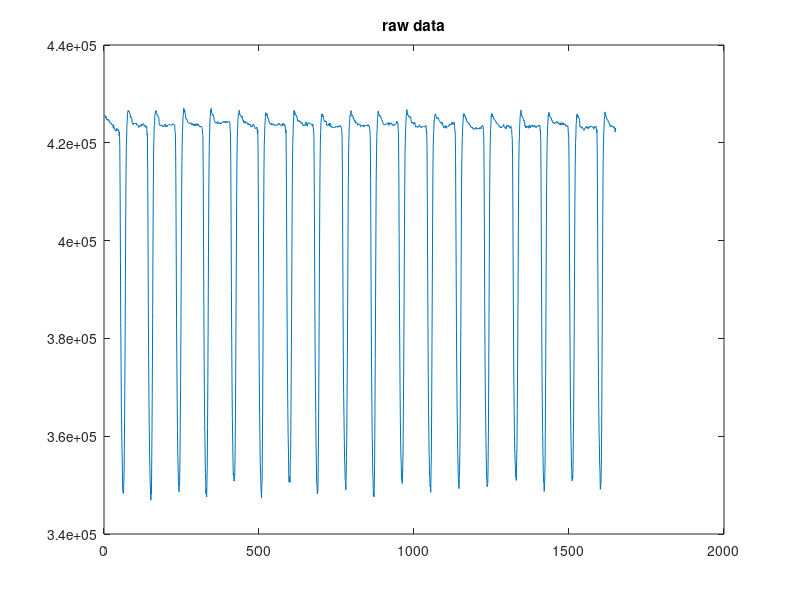
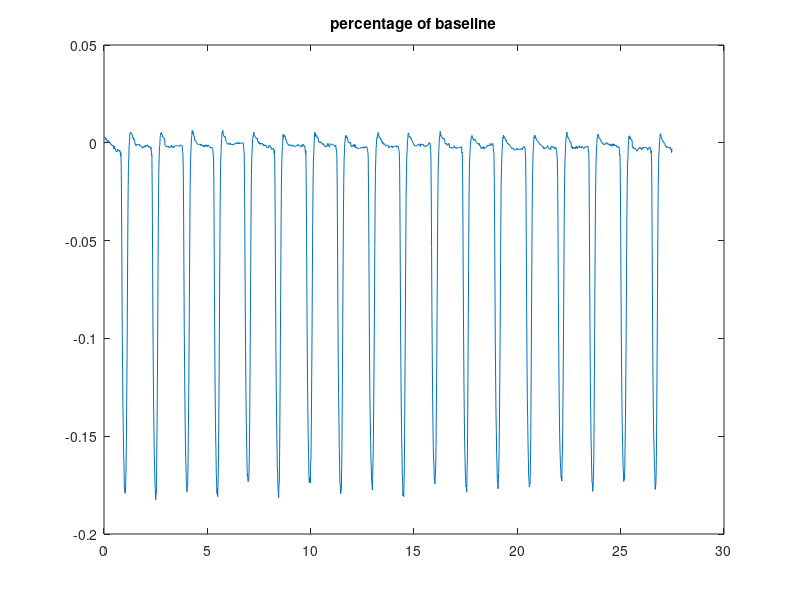
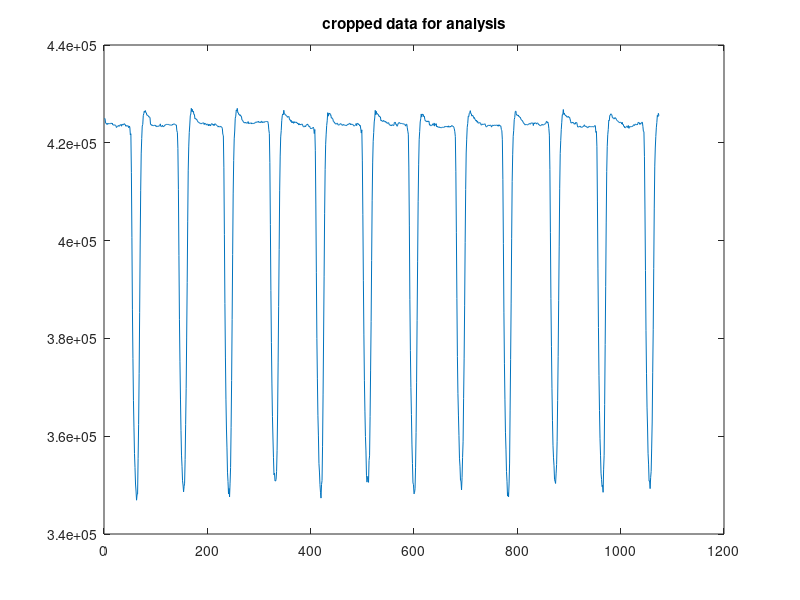

Here is the MATLAB script that generated these plots, in order: (Note: this script raises an error after producing the figures.)
% data processing code for EHT contraction data. assuming you get the inner
% varaible from extracting_area.m

% matlab version 2023b

load('inner.mat') % here I am using this data as an example

inner_tmp = inner_t1;

figure,plot(inner_tmp)
title('raw data')

FPS = 60; % frame per second, hard coded in here

ttotal = (length(inner_tmp)-1)/FPS;

xs_tmp = 0:1/FPS:ttotal;

base_tmp = 424341; % hand picked baseline

figure,plot(xs_tmp,(inner_tmp-base_tmp)/base_tmp)
title('percentage of baseline')

%%

% use part of the data for quantification
crop_loc = [89 1162];

inner_tmp_crop = inner_tmp(crop_loc(1):crop_loc(2));

figure,plot(inner_tmp_crop)
title('cropped data for analysis')

inner_crop_df = (inner_tmp_crop-base_tmp)/base_tmp;


% quantify the contraction amplitude

% data are flipped for peak detection
[pks,locs,w,p] = findpeaks(-inner_crop_df,"MinPeakProminence",0.02); % may need to tune the parameter in here

disp('max contraction amplitude')
%p

% visualize the detected peaks, make sure they are correct.
figure,plot(-inner_crop_df)
hold on
plot(locs,pks,'^')
hold off
title('max contraction amplitude')

pks

disp('beat rate')

beat_rate = 1/(mean(diff(locs))/FPS)*60

% quantify the contraction relaxation speed 

% smooth data
inner_crop_df_filt = smoothdata(inner_crop_df,"sgolay",10); % may need to tune the parameter in here

figure,plot(inner_crop_df)
hold on
plot(inner_crop_df_filt)
hold off
title('filter data')

% calculate speed
speed = diff(inner_crop_df_filt);

figure,plot(speed)
title('speed')

% max contraction speed

% data are flipped for peak detection
[pks,locs,w,p] = findpeaks(-speed,"MinPeakProminence",0.008);  % may need to tune the parameter in here

disp('max contraction speed')
%p

% visualize the detected peaks, make sure they are correct.
figure,plot(-speed)
hold on
plot(locs,pks,'^')
hold off
title('max contraction speed')

pks

% max relaxation speed

[pks,locs,w,p] = findpeaks(speed,"MinPeakProminence",0.008);  % may need to tune the parameter in here


disp('max relaxation speed')
%p

% visualize the detected peaks, make sure they are correct.
figure,plot(speed)
hold on
plot(locs,pks,'^')
hold off
title('max relaxation speed')

pks






% Copyright (c) <2024>, <Rongkang Deng>
% All rights reserved.

% This source code is licensed under the BSD-style license found in the
% LICENSE file in the root directory of this source tree. 









